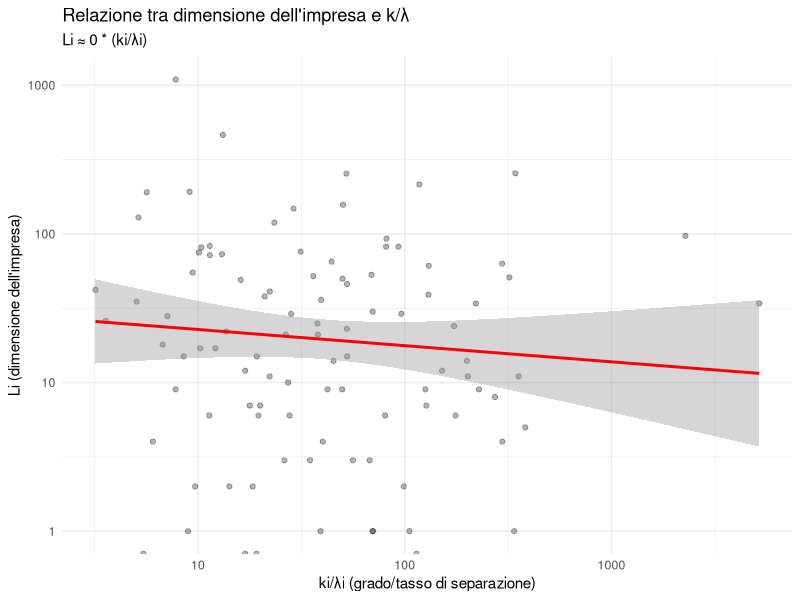
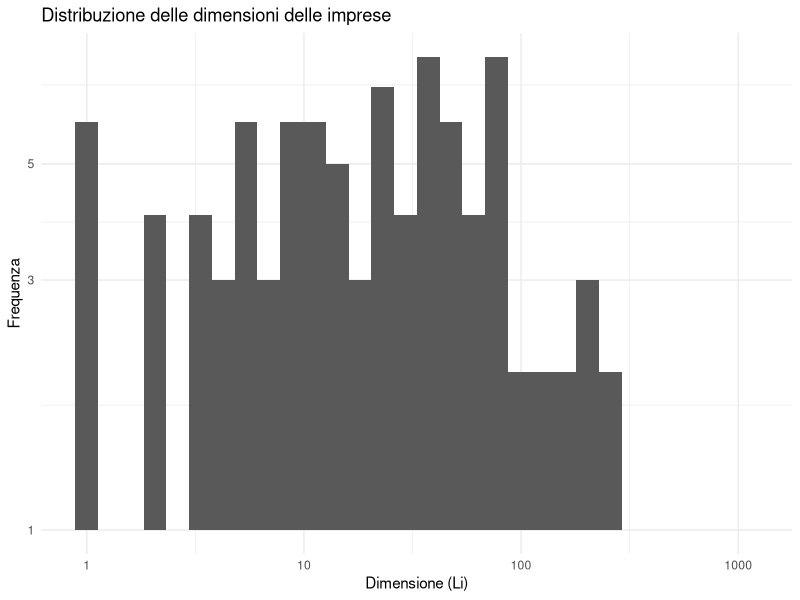
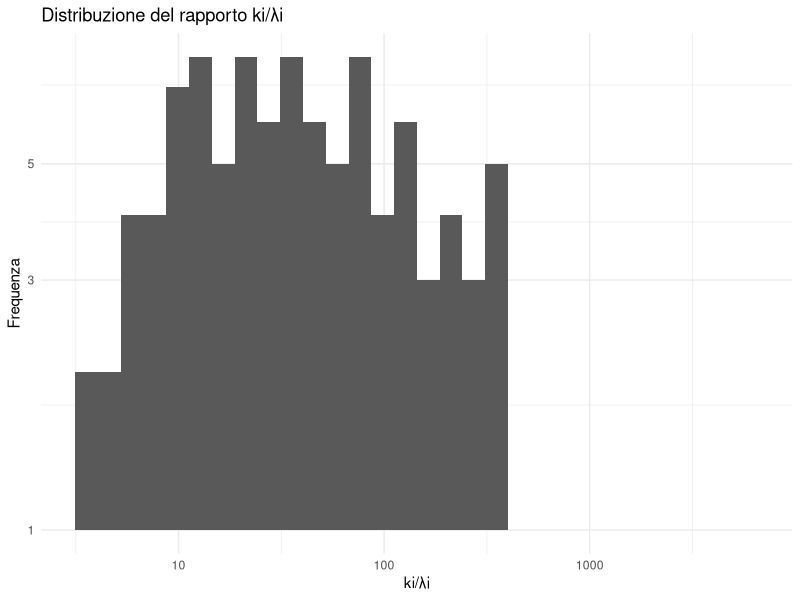
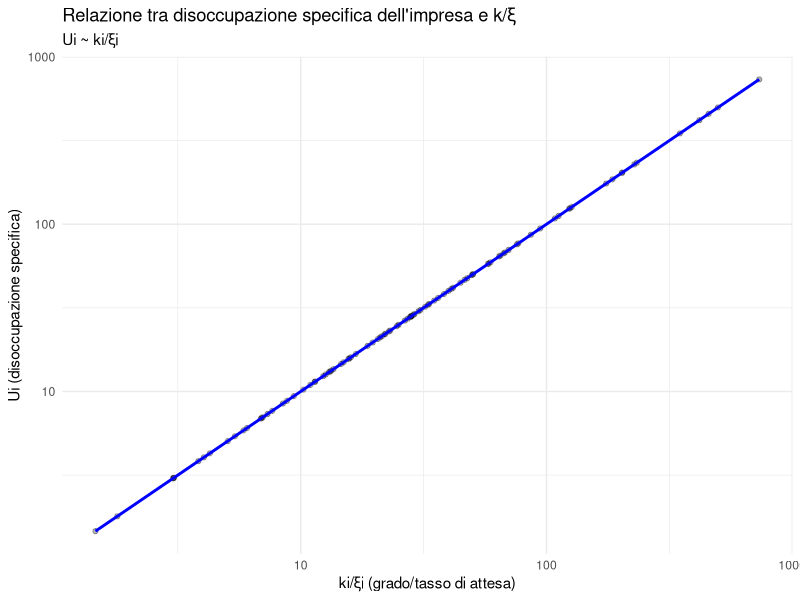
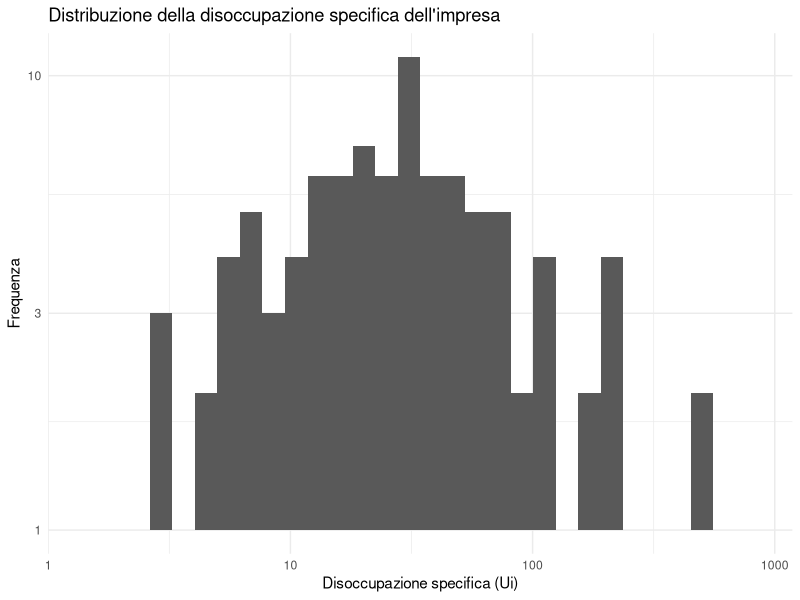

Generate these figures, in order, with R:
# Script R per implementare gli indicatori sviluppati da López et al. (2020)
# "A network theory of inter-firm labor flows"

# Caricamento dei pacchetti necessari
library(igraph)      # Per l'analisi di rete
library(dplyr)       # Per la manipolazione dei dati
library(ggplot2)     # Per la visualizzazione
library(tidyr)       # Per la manipolazione dei dati

#=============================================================================
# PARTE 1: COSTRUZIONE DELLA RETE DI FLUSSO DI LAVORO (LFN)
#=============================================================================

# Funzione per testare la persistenza dei flussi e costruire la rete LFN
costruisci_lfn <- function(dati_transizioni, finestra_tempo_1, finestra_tempo_2, soglia_W = 2) {
  # dati_transizioni: dataframe con colonne [anno, azienda_origine, azienda_destinazione, n_transizioni]
  # finestra_tempo_1: periodo T< (es. 1988-1997)
  # finestra_tempo_2: periodo T> (es. 1998-2007)
  # soglia_W: il numero minimo di transizioni per considerare un collegamento persistente
  
  # Filtrare i dati per le due finestre temporali
  transizioni_T1 <- dati_transizioni %>% 
    filter(anno %in% finestra_tempo_1) %>%
    group_by(azienda_origine, azienda_destinazione) %>%
    summarize(flusso_totale = sum(n_transizioni), .groups = "drop")
  
  transizioni_T2 <- dati_transizioni %>% 
    filter(anno %in% finestra_tempo_2) %>%
    group_by(azienda_origine, azienda_destinazione) %>%
    summarize(flusso_totale = sum(n_transizioni), .groups = "drop")
  
  # Identificare le aziende presenti in entrambi i periodi
  aziende_T1 <- unique(c(transizioni_T1$azienda_origine, transizioni_T1$azienda_destinazione))
  aziende_T2 <- unique(c(transizioni_T2$azienda_origine, transizioni_T2$azienda_destinazione))
  aziende_comuni <- intersect(aziende_T1, aziende_T2)
  
  # Filtrare le transizioni per includere solo le aziende comuni
  transizioni_T1_filtrate <- transizioni_T1 %>%
    filter(azienda_origine %in% aziende_comuni & azienda_destinazione %in% aziende_comuni)
  
  transizioni_T2_filtrate <- transizioni_T2 %>%
    filter(azienda_origine %in% aziende_comuni & azienda_destinazione %in% aziende_comuni)
  
  # Identificare i collegamenti che soddisfano la soglia W nel periodo T1
  collegamenti_W <- transizioni_T1_filtrate %>%
    filter(flusso_totale >= soglia_W)
  
  # Calcolare le metriche di persistenza
  # Totale dei possibili collegamenti tra aziende comuni
  n_possibili_collegamenti <- length(aziende_comuni) * (length(aziende_comuni) - 1) / 2
  
  # Numero di collegamenti con flusso > 0 nel periodo T2
  collegamenti_T2 <- transizioni_T2_filtrate %>%
    filter(flusso_totale > 0)
  
  # Numero di collegamenti che soddisfano la soglia W in T1 e hanno flusso > 0 in T2
  collegamenti_persistenti <- inner_join(
    collegamenti_W,
    collegamenti_T2 %>% select(azienda_origine, azienda_destinazione),
    by = c("azienda_origine", "azienda_destinazione")
  )
  
  # Calcolo delle probabilità ℘ e ℘W
  p_rho <- nrow(collegamenti_T2) / n_possibili_collegamenti
  p_rho_W <- nrow(collegamenti_persistenti) / nrow(collegamenti_W)
  eccesso_probabilita <- p_rho_W / p_rho
  
  # Costruire il grafo LFN non diretto
  collegamenti_lfn <- collegamenti_persistenti %>%
    select(azienda_origine, azienda_destinazione)
  
  lfn <- graph_from_data_frame(collegamenti_lfn, directed = FALSE, vertices = aziende_comuni)
  
  return(list(
    lfn = lfn,
    p_rho = p_rho,
    p_rho_W = p_rho_W,
    eccesso_probabilita = eccesso_probabilita,
    aziende = aziende_comuni,
    collegamenti = collegamenti_lfn
  ))
}

#=============================================================================
# PARTE 2: CALCOLO DEGLI INDICATORI BASATI SULLA RETE
#=============================================================================

# Funzione per calcolare i principali indicatori del modello
calcola_indicatori <- function(lfn, dati_aziende) {
  # lfn: oggetto grafo igraph della rete di flusso di lavoro
  # dati_aziende: dataframe con colonne [id_azienda, dimensione, tasso_separazione, tasso_attesa]
  
  # Calcolare il grado di ogni nodo nella rete
  gradi <- degree(lfn)
  
  # Creare un dataframe con gli indicatori
  indicatori <- data.frame(
    id_azienda = names(gradi),
    grado_k = as.numeric(gradi)
  )
  
  # Unire con i dati delle aziende
  indicatori <- left_join(indicatori, dati_aziende, by = "id_azienda")
  
  # Calcolare il rapporto k/λ per ogni azienda
  indicatori <- indicatori %>%
    mutate(
      rapporto_k_lambda = grado_k / tasso_separazione,
      rapporto_k_xi = grado_k / tasso_attesa
    )
  
  return(indicatori)
}

#=============================================================================
# PARTE 3: ANALISI E VISUALIZZAZIONE
#=============================================================================

# Funzione per verificare la relazione tra dimensione dell'impresa e rapporto k/λ
analizza_relazione_dimensione <- function(indicatori) {
  # Modello di regressione (eq. 18 del paper)
  modello <- lm(dimensione ~ rapporto_k_lambda, data = indicatori)
  coeff_CL <- coefficients(modello)[2]  # Coefficiente di proporzionalità CL
  
  # Visualizzazione
  p <- ggplot(indicatori, aes(x = rapporto_k_lambda, y = dimensione)) +
    geom_point(alpha = 0.3) +
    geom_smooth(method = "lm", col = "red") +
    scale_x_log10() +
    scale_y_log10() +
    labs(
      title = "Relazione tra dimensione dell'impresa e k/λ",
      subtitle = paste("Li ≈", round(coeff_CL, 2), "* (ki/λi)"),
      x = "ki/λi (grado/tasso di separazione)",
      y = "Li (dimensione dell'impresa)"
    ) +
    theme_minimal()
  
  # Analisi della distribuzione
  hist_dim <- ggplot(indicatori, aes(x = dimensione)) +
    geom_histogram(bins = 30) +
    scale_x_log10() +
    scale_y_log10() +
    labs(
      title = "Distribuzione delle dimensioni delle imprese",
      x = "Dimensione (Li)",
      y = "Frequenza"
    ) +
    theme_minimal()
  
  hist_k_lambda <- ggplot(indicatori, aes(x = rapporto_k_lambda)) +
    geom_histogram(bins = 30) +
    scale_x_log10() +
    scale_y_log10() +
    labs(
      title = "Distribuzione del rapporto ki/λi",
      x = "ki/λi",
      y = "Frequenza"
    ) +
    theme_minimal()
  
  # Calcolo dell'esponente di decadimento della distribuzione power-law
  # Questo è un'approssimazione semplificata del calcolo dell'esponente z nella eq. 20
  dati_log <- indicatori %>%
    filter(dimensione > 1) %>%  # Escludere valori troppo piccoli
    mutate(
      log_dim = log10(dimensione),
      log_k_lambda = log10(rapporto_k_lambda)
    )
  
  modello_power_law <- lm(log_dim ~ log_k_lambda, data = dati_log)
  esponente_z <- coefficients(modello_power_law)[2]
  
  return(list(
    modello = modello,
    coeff_CL = coeff_CL,
    esponente_z = esponente_z,
    plot_relazione = p,
    plot_dist_dim = hist_dim,
    plot_dist_k_lambda = hist_k_lambda
  ))
}

# Funzione per analizzare la disoccupazione specifica dell'impresa
analizza_disoccupazione_specifica <- function(indicatori) {
  # Calcolo della disoccupazione specifica secondo l'eq. 21
  indicatori <- indicatori %>%
    mutate(disoccupazione_specifica = rapporto_k_xi)
  
  # Visualizzazione
  p <- ggplot(indicatori, aes(x = rapporto_k_xi, y = disoccupazione_specifica)) +
    geom_point(alpha = 0.3) +
    geom_smooth(method = "lm", col = "blue") +
    scale_x_log10() +
    scale_y_log10() +
    labs(
      title = "Relazione tra disoccupazione specifica dell'impresa e k/ξ",
      subtitle = "Ui ~ ki/ξi",
      x = "ki/ξi (grado/tasso di attesa)",
      y = "Ui (disoccupazione specifica)"
    ) +
    theme_minimal()
  
  # Distribuzione della disoccupazione specifica
  hist_u <- ggplot(indicatori, aes(x = disoccupazione_specifica)) +
    geom_histogram(bins = 30) +
    scale_x_log10() +
    scale_y_log10() +
    labs(
      title = "Distribuzione della disoccupazione specifica dell'impresa",
      x = "Disoccupazione specifica (Ui)",
      y = "Frequenza"
    ) +
    theme_minimal()
  
  return(list(
    plot_relazione = p,
    plot_distribuzione = hist_u,
    dati = indicatori
  ))
}

#=============================================================================
# PARTE 4: ESEMPIO DI APPLICAZIONE
#=============================================================================

# Questo è un esempio di come utilizzare le funzioni sopra con dati simulati
# In un caso reale, si caricherebbero dati veri da file

# Simulazione di dati di transizione
set.seed(123)
n_aziende <- 100
n_anni <- 20
anni <- 1988:(1988+n_anni-1)

# Creare ID univoci per le aziende
id_aziende <- paste0("A", 1:n_aziende)

# Simulare transizioni tra aziende
simulazione_transizioni <- function() {
  n_transizioni <- 5000
  dati <- data.frame(
    anno = sample(anni, n_transizioni, replace = TRUE),
    azienda_origine = sample(id_aziende, n_transizioni, replace = TRUE),
    azienda_destinazione = sample(id_aziende, n_transizioni, replace = TRUE),
    n_transizioni = rpois(n_transizioni, lambda = 2)
  )
  
  # Rimuovere le auto-transizioni
  dati <- dati %>% filter(azienda_origine != azienda_destinazione)
  
  return(dati)
}

# Simulare dati aziendali
simulazione_dati_aziende <- function(id_aziende) {
  # Simulare dimensioni con distribuzione power-law
  # e tassi di separazione/attesa con distribuzione esponenziale
  dati <- data.frame(
    id_azienda = id_aziende,
    dimensione = floor(rlnorm(length(id_aziende), meanlog = 3, sdlog = 1.5)),
    tasso_separazione = rexp(length(id_aziende), rate = 5),
    tasso_attesa = rexp(length(id_aziende), rate = 3)
  )
  
  # Normalizzare i tassi per essere nell'intervallo (0, 1]
  dati <- dati %>%
    mutate(
      tasso_separazione = pmin(tasso_separazione, 0.99),
      tasso_attesa = pmin(tasso_attesa, 0.99)
    )
  
  return(dati)
}

# Esecuzione delle funzioni con dati simulati
esempio_applicazione <- function() {
  # Generare dati simulati
  dati_transizioni <- simulazione_transizioni()
  
  # Dividere i dati in due finestre temporali
  finestra_T1 <- 1988:1997
  finestra_T2 <- 1998:2007
  
  # Costruire la rete LFN
  risultato_lfn <- costruisci_lfn(
    dati_transizioni = dati_transizioni,
    finestra_tempo_1 = finestra_T1,
    finestra_tempo_2 = finestra_T2,
    soglia_W = 2
  )
  
  # Simulare dati aziendali per le aziende nella rete
  dati_aziende <- simulazione_dati_aziende(risultato_lfn$aziende)
  
  # Calcolare gli indicatori
  indicatori <- calcola_indicatori(risultato_lfn$lfn, dati_aziende)
  
  # Analizzare la relazione tra dimensione e k/λ
  analisi_dimensione <- analizza_relazione_dimensione(indicatori)
  
  # Analizzare la disoccupazione specifica
  analisi_disoccupazione <- analizza_disoccupazione_specifica(indicatori)
  
  # Output dei risultati
  cat("\nRisultati dell'analisi di persistenza dei flussi:\n")
  cat("p_rho =", risultato_lfn$p_rho, "\n")
  cat("p_rho_W =", risultato_lfn$p_rho_W, "\n")
  cat("Eccesso di probabilità =", risultato_lfn$eccesso_probabilita, "\n\n")
  
  cat("Coefficiente di proporzionalità CL =", analisi_dimensione$coeff_CL, "\n")
  cat("Esponente z della distribuzione power-law =", analisi_dimensione$esponente_z, "\n\n")
  
  # Visualizzare i plot
  print(analisi_dimensione$plot_relazione)
  print(analisi_dimensione$plot_dist_dim)
  print(analisi_dimensione$plot_dist_k_lambda)
  print(analisi_disoccupazione$plot_relazione)
  print(analisi_disoccupazione$plot_distribuzione)
  
  return(list(
    lfn = risultato_lfn,
    indicatori = indicatori,
    analisi_dimensione = analisi_dimensione,
    analisi_disoccupazione = analisi_disoccupazione
  ))
}

# Eseguire l'esempio
risultati <- esempio_applicazione()

# Nota: decommentare la riga sopra per eseguire l'esempio completo

risultati$indicatori
